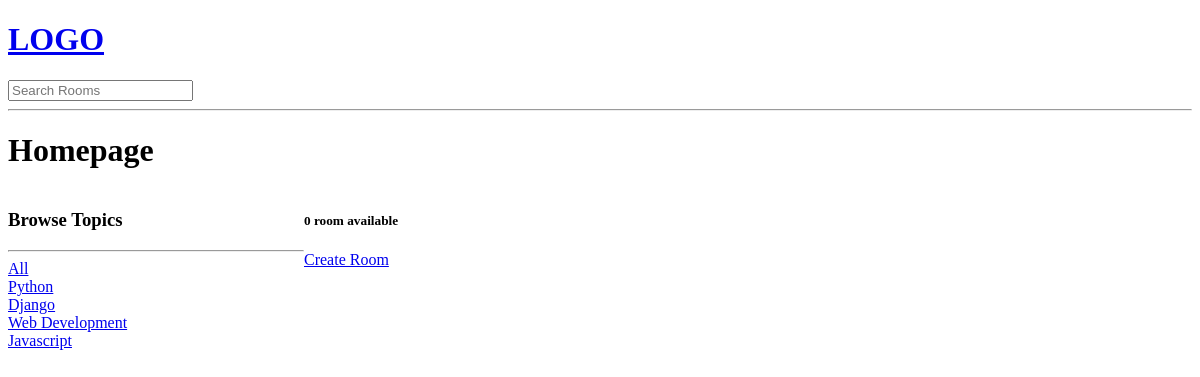
/?q=Python, run on an earlier commit of the app's database.
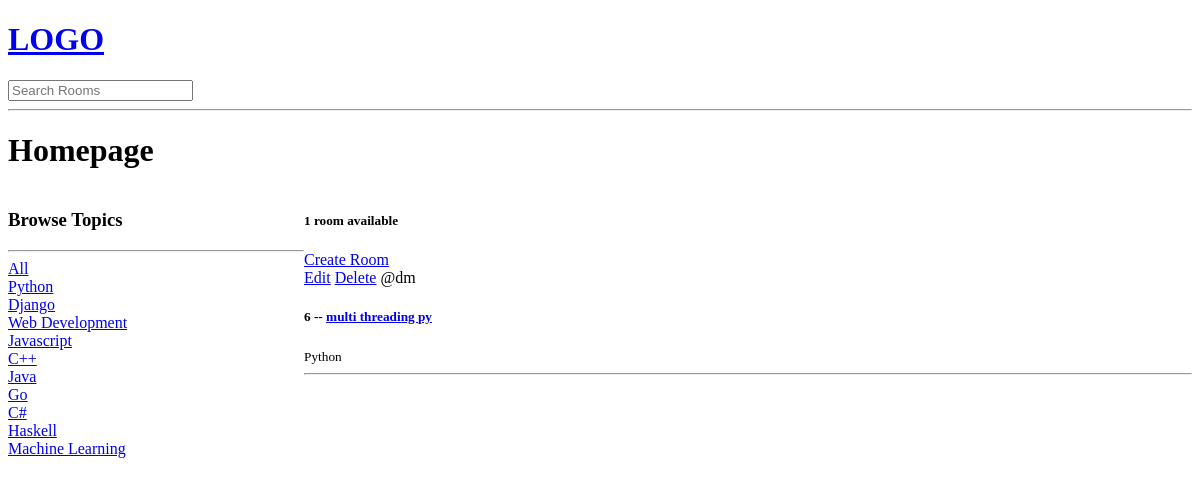
And on a later commit of the database.
### base/models.py (models this page shows, shortened)
class Topic(models.Model):
    name = models.CharField(max_length=200)
    def __str__(self):
        return self.name

class Room(models.Model):
    host = models.ForeignKey(User, on_delete=models.SET_NULL, null=True)
    topic = models.ForeignKey(Topic, on_delete=models.SET_NULL, null=True)
    name = models.CharField(max_length=200)
    description = models.TextField(null=True, blank=True)
    updated = models.DateTimeField(auto_now=True)
    created = models.DateTimeField(auto_now_add=True)
    class Meta:
        ordering = ['-updated', '-created']

### base/views.py (the view)
# urls.py: path("", views.home, name="home"),
def home(request):
    q = request.GET.get("q") if request.GET.get("q") != None else ""
    rooms = Room.objects.filter(
        Q(topic__name__icontains=q) | Q(name__icontains=q) | Q(description__icontains=q)
    )
    room_count = rooms.count()
    topics = Topic.objects.all()
    context = {"rooms": rooms, "topics": topics, "room_count": room_count}
    return render(request, "base/home.html", context)

### base/templates/base/home.html (shortened to what this page needs)
{% extends 'main.html' %}
{% block content %}
<h1>Homepage</h1>
<div class="home-container">
    <div>
        <h3>Browse Topics</h3>
        <hr>
        <div>
            <a href="{% url 'home' %}">All</a>
        </div>
        {% for topic in topics %}
        <div>
            <a href="{% url 'home' %}?q={{topic}}">{{topic.name}}</a>
        </div>
        {% endfor %}
    </div>
    <div>
        <h5>
            {{room_count}} room available
        </h5>
        <a href="{% url 'create-room' %}">Create Room</a>
        <div>
            {% for room in rooms %}
            <div>
                <a href="{% url 'update-room' room.id %}">Edit</a>
                <a href="{% url 'delete-room' room.id %}">Delete</a>
                <span>@{{room.host.username}}</span>
                <h5>{{room.id}} -- <a href="{% url 'room' room.id %}">{{room.name}}</a></h5>
                <small>{{room.topic.name}}</small>
                <hr>
            </div>
            {% endfor %}
        </div>
    </div>
</div>
{%endblock content%}

What changed in the data, as far as the page shows it:
added Topic: name "C++"
added Topic: name "Java"
added Topic: name "Go"
added Topic: name "C#"
added Topic: name "Haskell"
added Topic: name "Machine Learning"
added Room: host.username "dm", id "6", name "multi threading py", topic.name "Python"
Also different on the page:
{{ room_count }}: "0" → "1"
